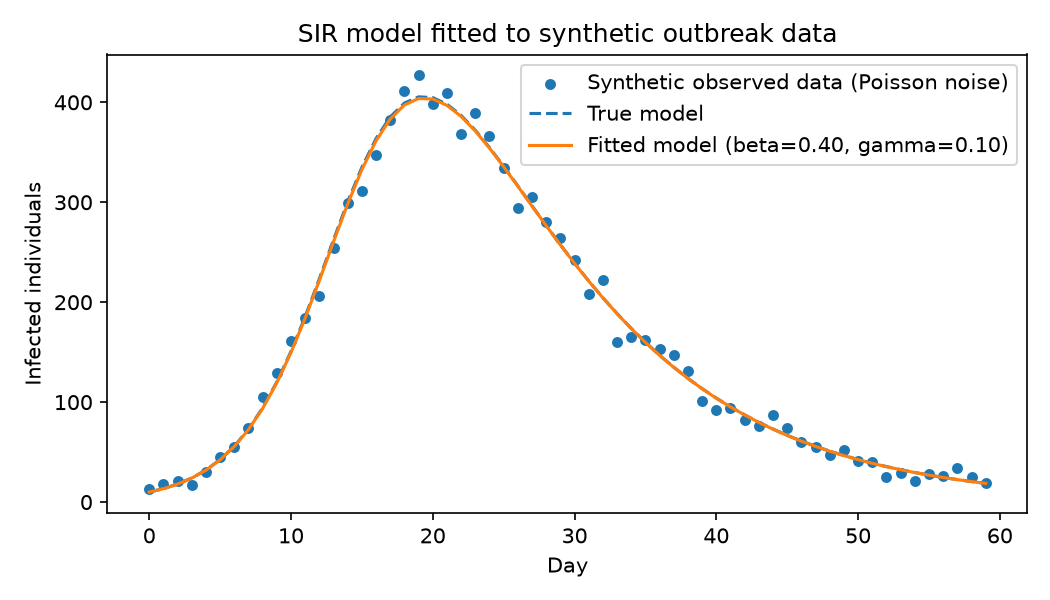

Generate this figure with Python:
# SIR model fitting mini-project
import numpy as np
from scipy.integrate import odeint
from scipy.optimize import minimize
import matplotlib.pyplot as plt

def sir(y, t, beta, gamma):
    S, I, R = y
    N = S + I + R
    dS = -beta * S * I / N
    dI =  beta * S * I / N - gamma * I
    dR =  gamma * I
    return [dS, dI, dR]

def simulate(beta, gamma, days=60, N=1000, I0=10):
    t = np.arange(days)
    y0 = [N - I0, I0, 0]
    sol = odeint(sir, y0, t, args=(beta, gamma))
    return t, sol[:, 1] 

TRUE_BETA, TRUE_GAMMA = 0.4, 0.1
rng = np.random.default_rng(42)
t, I_true = simulate(TRUE_BETA, TRUE_GAMMA)
I_obs = rng.poisson(I_true)

def neg_log_likelihood(params):
    beta, gamma = params
    if beta <= 0 or gamma <= 0:
        return 1e10
    _, I_model = simulate(beta, gamma)
    return -np.sum(I_obs * np.log(I_model + 1e-9) - I_model)

result = minimize(neg_log_likelihood, x0=[0.2, 0.05], method="Nelder-Mead")
beta_hat, gamma_hat = result.x

print(f"True parameters:   beta = {TRUE_BETA}, gamma = {TRUE_GAMMA}")
print(f"Fitted parameters: beta = {beta_hat:.3f}, gamma = {gamma_hat:.3f}")

_, I_fit = simulate(beta_hat, gamma_hat)
plt.figure(figsize=(7, 4))
plt.scatter(t, I_obs, s=18, label="Synthetic observed data (Poisson noise)")
plt.plot(t, I_true, "--", label="True model")
plt.plot(t, I_fit, "-", label=f"Fitted model (beta={beta_hat:.2f}, gamma={gamma_hat:.2f})")
plt.xlabel("Day"); plt.ylabel("Infected individuals")
plt.title("SIR model fitted to synthetic outbreak data")
plt.legend(); plt.tight_layout()
plt.savefig("sir_fit.png", dpi=150)
plt.show()
